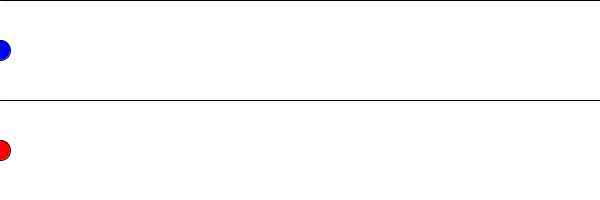
Frame 1 (no input)
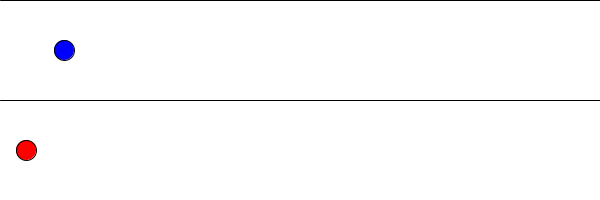
Frame 60 (the mouse pressed at the canvas centre just before this capture)
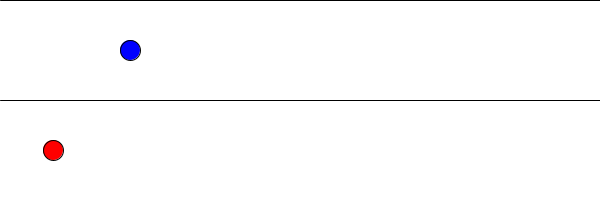
Frame 120 (the mouse held since frame 60 and released just before this capture)

The Processing sketch that drew these frames (run headless with seeded random() and noise(); from frame 60 on, the mouse is pressed at the canvas centre):

// Processing sketch: tarefa_06_MRU_ELEMENTOS_GEOMETRICOS
// ── tarefa_06_MRU_ELEMENTOS_GEOMETRICOS.pde
float v1 = random(1,101);
float v2 = random(1,101);
float t;
float d1;
float d2;
int raio;
void setup() {
  frameRate(60);
  size(600, 200);
  textSize(20);
}

void draw() {
  background(255);
  mostraMundo();
  d1 = MRU1(v1, t);
  d2 = MRU2(v2, t);
  t++;
  fill(0, 0, 255);
  circulo1(d1, 0, raio);
  fill(255, 0, 0);
  circulo2(d2, 50, raio);
  if ((d1>d2) && (d1 > width)) {
    fill(0, 0, 255);
    text("Vitória do Carro 01!", 200, 90);
    noLoop();
  } 
  if ((d2>d1) && (d2 > width)) {
    fill(255, 0, 0);
    text("Vitória do Carro 02!", 200, 90);
    noLoop();
  }
  if ((d2 == width) && (d1 == width)){
    fill(0, 0, 0);
    text("Empate!", 250, 90);
    noLoop();
  }
}

void mostraMundo() {
  for (int i=0; i<12; i++) {
    line(0, i*100, 600, i*100);
  }
}

void circulo1(float d1, int y, int r) {
  ellipse(d1, 50, 20, 20);
}
void circulo2(float d2, int y, int r) {
  ellipse(d2, 150, 20, 20);
}

int MRU1(float v1, float t) {
  float d1; 
  d1=v1*(t/60);
  return(int(d1));
}

int MRU2(float v2, float t) {
  float d2; 
  d2=v2*(t/60);
  return(int(d2));
}

/*
Explicação:
Peguei o código da aula anterior e modifiquei em pequenas partes:
Primeiro, o mostraMundo foi alterado para duas faixas de uma pista de corrida;
A relação FPS e MRU foi devidamente corrigida;
Com a nova função círculo, foram adicionadas novos parâmetros de velocidade, de distância e de cálculo MRU.
Foram adicionados os textos de resultado ao fim da corrida.
*/
